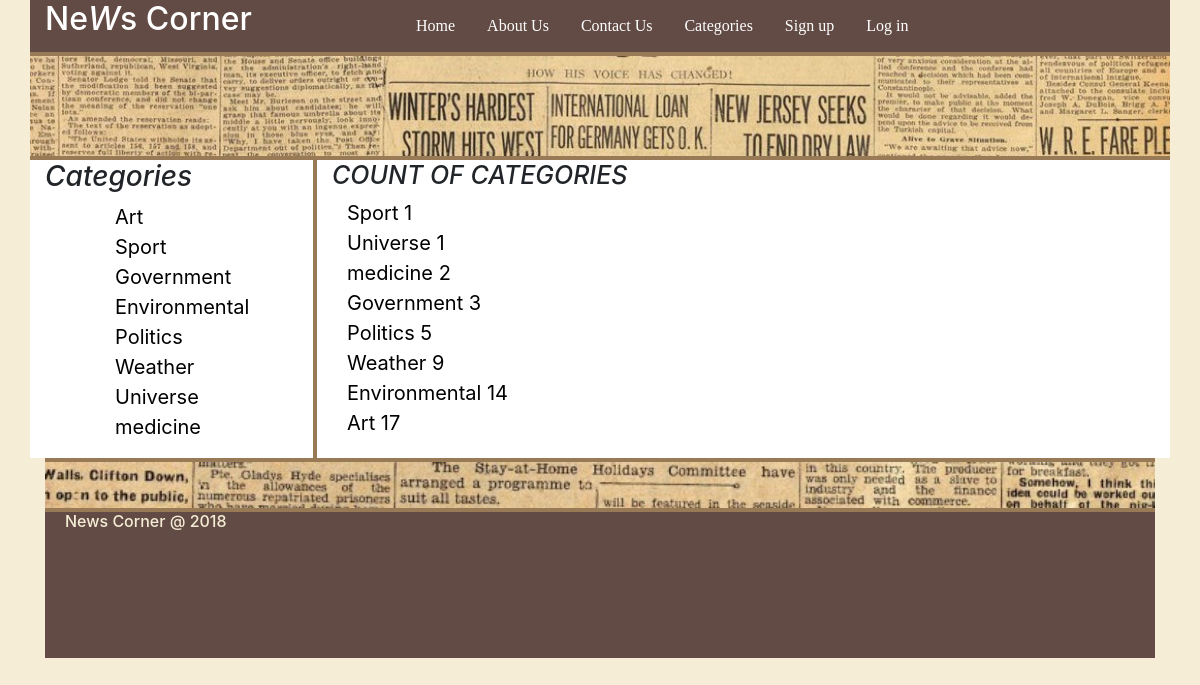
The app's page /category_nav.php with its own data.
### tables this page shows
CREATE TABLE `categories` (
  `id` int(11) NOT NULL,
  `title` varchar(255) NOT NULL
);

### components/db.php (called while the page is built, shortened)
<?php
class Database
{
    public function is_serialized($data, &$result = null)
    {
        $data = trim($data);
        if (strlen($data) < 4) {
            return false;
        }
        if ($data[1] !== ':') {
            return false;
        }
        return false;
    }
}

### category_nav.php (the view, shortened to what this page needs)
<?php
require_once 'layouts/header.php';
?>
<?php
$sql_count = "select cat.id,cat.title, COUNT(*) as count from categories as cat left join news as new on cat.id = new.category_id GROUP BY cat.title  ORDER BY count ASC";
$stmt_count = $conn->query($sql_count);
$counts = $stmt_count->fetchAll();
?>
<?php
require_once 'layouts/left-sidebar.php';
?>
    <div class="col-md-9 right ">
        <h2 class="about_info"> Count of Categories</h2>
            <?php foreach ($counts as $count): ?>
                <div class="col-md-3   col-xs-3 col-sm-3 ">
                    <div class="cat_nav">
                        <a href="category.php?id=<?php echo $count['id']; ?>"><?= $count['title'] . " "; ?><?= $count['count']; ?></a>
                    </div>
                </div>
            <?php endforeach; ?>
        </div>
    </div>
<?php require_once 'layouts/footer.php'; ?>

### layouts/left-sidebar.php (shortened to what this page needs)
<?php
$stmt = $conn->query("SELECT * FROM categories");
$data = $stmt->fetchAll(PDO::FETCH_ASSOC);
include_once "components/db.php";
?>
<div class="container">
    <div class="row">
        <div class="col-md-3 left">
            <h3 style="font-style: italic" class="cat">Categories</h3>
            <ul class="category_nav" id="sortable">
            <?php foreach ($data as $value):?>
                    <li><a href="category.php?id=<?= $value['id']
                        ?>"><?= $value['title']?></a> </li>
                <?php endforeach;?>
            </ul>
        </div>

### css/style.css (style rules this page uses)
body { background:#F5EDD5; outline:none !important; padding:0; margin:0; }
.cat_nav a { color:black; text-decoration:none; font-size: 20px; }
ul { list-style-type: none; margin-left: 70px; padding: 0; }
li { list-style-type: none; }
.category_nav li a { color:black; text-decoration:none; font-size: 20px; }
.left { background: #FFFFFF; border-right:2px solid #987A57; }
.right { background: #FFFFFF; border-left:2px solid #987A57; }
.about_info { text-transform:uppercase; font-style: italic; font-size:25px; }
.cat { position: relative; -webkit-animation-name: example; -webkit-animation-duration: 4s; animation-name: example_cat; animation-duration: 4s; }

### records on screen
categories: title "Art", count "17"
categories: title "Sport", count "1"
categories: title "Government", count "3"
categories: title "Environmental", count "14"
categories: title "Politics", count "5"
categories: title "Weather", count "9"
categories: title "Universe", count "1"
categories: title "medicine", count "2"
